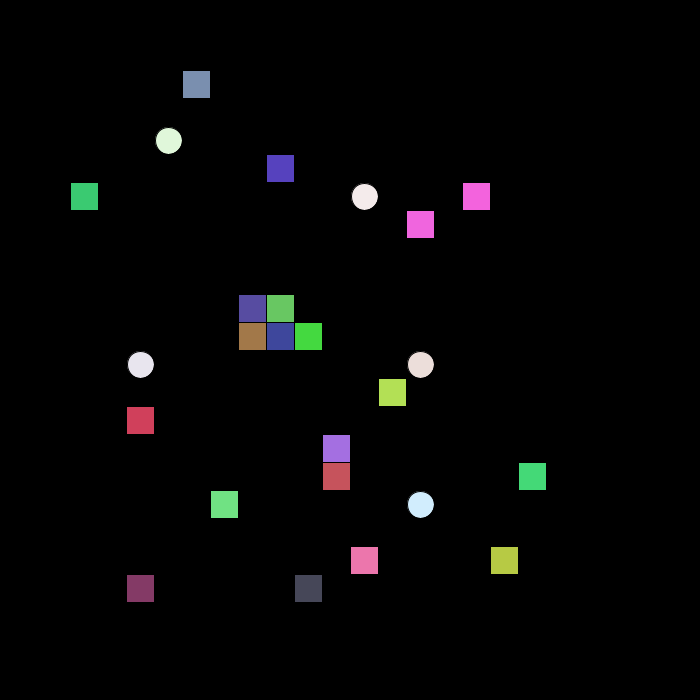
Frame 1 (no input)
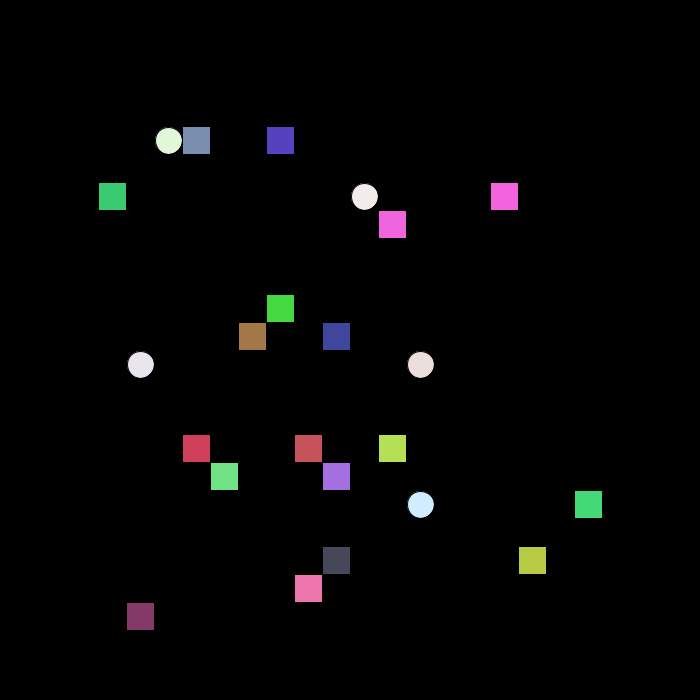
Frame 60 (the mouse pressed at the canvas centre just before this capture)
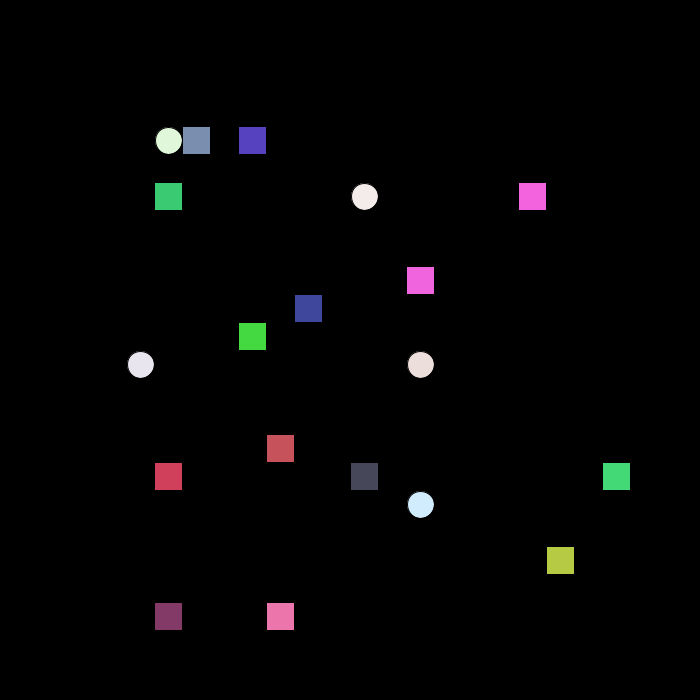
Frame 120 (the mouse held since frame 60 and released just before this capture)

The Processing sketch that drew these frames (run headless with seeded random() and noise(); from frame 60 on, the mouse is pressed at the canvas centre):

// Processing sketch: Game_Of_Life
// ── Game_Of_Life.pde
EntityManager entityManager;
public int gridNum;
int offset;
int screenSize;
boolean showGrid;
int tileSize;

void setup() {
  size(700, 700);
  screenSize = width;
  frameRate(100);
  ellipseMode(CORNER); 
  gridNum = 20;
  offset = 70;
  showGrid = false;
  
  int moverCount = 20;
  int foodCount = 5;
  tileSize = (screenSize-offset*2)/gridNum;
  
  entityManager = new EntityManager(tileSize);
  entityManager.generate(moverCount, foodCount);
}

int ticks = 0;
void draw() { 
  background(0);
  grid(offset, tileSize);
  entityManager.render();
  ticks++;
  if(ticks%20 == 0){
    entityManager.tick();
  }
}
 
  Entity checkTile(PVector tile) {
    for(Entity e : entityManager.entities){
      if(e.location.x == tile.x && e.location.y == tile.y) return e;
    }
    return null;
  }

void grid(int offset, int tileSize) {
  if(showGrid){
     stroke(255);
    for(int i = offset; i < screenSize-offset+1; i += tileSize){
      line(i, offset, i, screenSize-offset);
      line(offset, i, screenSize-offset, i);
    }
  }
}

// ── Entity.pde
abstract class Entity {
  public static final int FOOD = 0;
  public static final int MOVER = 1;
  
  public PVector location;
  public color colour;
  public int size;
  
  public int type;
  
  public int health;
  public boolean dead;
  

  Entity(PVector location, color colour, int size) {
    this.location = location;
    this.colour = colour;
    this.size = size;
    this.dead = false;
  }
  
  abstract void tick();

  public void render() {
    stroke(0);
    fill(colour);
  }
  
  public void die() {
    dead = true;
  }
}

// ── EntityManager.pde
class EntityManager {
  public ArrayList<Entity> entities;
  public ArrayList<Food> foods;
  public ArrayList<Mover> movers;
  private int tileSize;

  EntityManager(int tileSize) {
    this.tileSize = tileSize;
    entities = new ArrayList<Entity>();
    foods = new ArrayList<Food>();
    movers = new ArrayList<Mover>();
  }
    
  public void generate(int moverCount, int foodCount) {
    generateMovers(moverCount);
    generateFoods(foodCount);
  }
  
  public void tick() {
    for(Mover mover : movers){
      PVector newLoc = new PVector(int(random(4)-2), int(random(4)-2));
      if(mover.location.x+newLoc.x > gridNum) newLoc.x*=(-1);
      if(mover.location.x+newLoc.x < 0) newLoc.x*=(-1);
      if(mover.location.y+newLoc.y > gridNum) newLoc.y*=(-1);
      if(mover.location.y+newLoc.y < 0) newLoc.y*=(-1);
      
      Entity e = checkTile(new PVector(newLoc.x+mover.location.x, newLoc.y+mover.location.y));
            
      if(e == null) {
        mover.move(newLoc);
        continue;
      }
      
      if(e == mover) continue;
      
      if(e.type == Entity.FOOD){
        mover.eat();
        e.die();
        mover.move(newLoc);
        continue;
      }
      
      if(e.type == Entity.MOVER){
        mover.eat();
        e.die();
        mover.move(newLoc);
        continue;
      }  
    }
    
    for(int i = entities.size()-1; i >= 0; i--){
      Entity e = entities.get(i);
      if(e.dead){
        if(e.type == Entity.MOVER) movers.remove(e);
        else if(e.type == Entity.FOOD) foods.remove(e);
        entities.remove(i);
      }else{
        e.tick();
      }
    }
  }
  
  public void render() {
    for(Entity e : entities){
      e.render();
    }
  }

  private void generateMovers(int moverCount) {
    for(int i = 0; i < moverCount; i++){
      Mover mover = generateMover(0);
      if(mover == null) {
        println("Movers broke at " + i);
        return;
      }
      movers.add(mover);
      entities.add(mover);
    }
  }
  
  private void generateFoods(int foodCount) {
    for(int i = 0; i < foodCount; i++){
      Food food = generateFood(0);
      if(food == null) {
        println("Foods broke at " + i);
        return;
      }
      foods.add(food);
      entities.add(food);
    }
  }
  
  private Mover generateMover(int escapeCount) {
    if(escapeCount > 10) return null;
    
    PVector loc = new PVector(int(random(0, gridNum)), int(random(0, gridNum)));
    color colour = color(int(random(55, 250)), int(random(55, 250)), int(random(55, 250)));
    
    if(checkTile(loc) == null) return new Mover(loc, colour, tileSize);
    return generateMover(++escapeCount);
  }
  
  private Food generateFood(int escapeCount) {
    if(escapeCount > 1) return null;
    
    PVector loc = new PVector(int(random(0, gridNum)), int(random(0, gridNum)));
    color colour = color(int(random(200, 255)), int(random(200, 250)), int(random(200, 255)));
    
    if(checkTile(loc) == null) return new Food(loc, colour, tileSize);
    return generateFood(++escapeCount);
  }
}

// ── Food.pde
class Food extends Entity {
  Food(PVector location, color colour, int tileSize) {
    super(location, colour, tileSize);
    type = Entity.FOOD;
    health = 1;
  }
  
  public void tick() {}
  
  public void render() {
    super.render();
    ellipse(location.x*size + offset+1, location.y*size + offset+1, size-1, size-1);
  }
}

// ── Mover.pde
class Mover extends Entity {
  public int damage;
  
  Mover(PVector location, color colour, int tileSize) {
    super(location, colour, tileSize);
    type = Entity.MOVER;
    health = 100;
    damage = 5;
  }
    
  public void tick() {
    health--;
    if(health < 1) die();
  }
  
  public void render() {
    super.render();
    rect(location.x*size + offset, location.y*size + offset, size, size);
  }
  
  public void move(PVector direction) {
    location.add(direction);
  }
  
  public void eat() {
    health += 20;
  }
}
